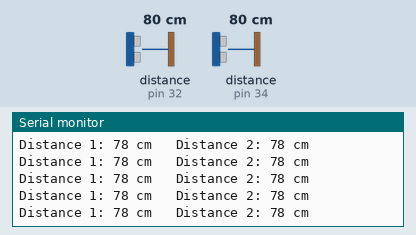
This sketch was run on a simulated Arduino Mega 2560, built with avr-gcc and run on an emulated ATmega2560. Shown: the last lines printed to the serial monitor. Wiring (inferred from the names in the program): 2 × ultrasonic range finder: trigger pin 31, echo pin 32 / trigger pin 33, echo pin 34. The inputs (shaded band) are chosen by the test bench; at power-on: distance to the obstacle (sensors on pin 32, pin 34) 80 cm. The echo pulse lasts 58.3 µs per cm.

Above: at 1.2 s.
1.3 s: distance to the obstacle (sensor on pin 32) set to 2 cm
At 1.42 s:
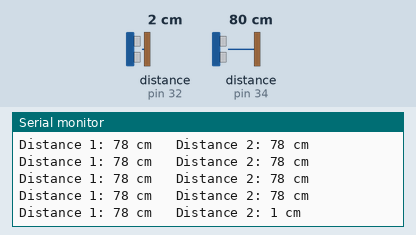
4.3 s: distance to the obstacle (sensor on pin 34) set to 120 cm
At 4.46 s:
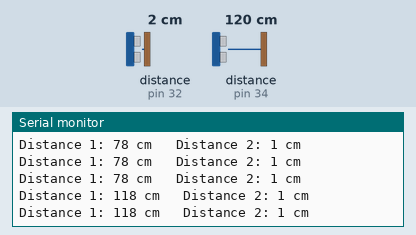
7.3 s: distance to the obstacle (sensor on pin 32) set to 18 cm
At 7.3 s:
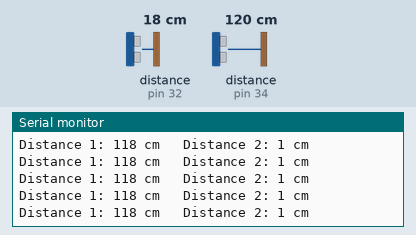
10.3 s: distance to the obstacle (sensor on pin 34) set to 18 cm
At 10.33 s:
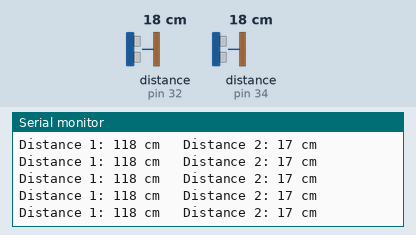
13.3 s: distance to the obstacle (sensor on pin 32) set to 4 cm
At 13.3 s:
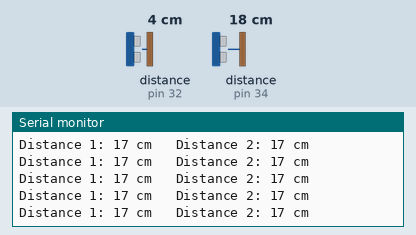
16.3 s: distance to the obstacle (sensor on pin 34) set to 250 cm
At 16.46 s:
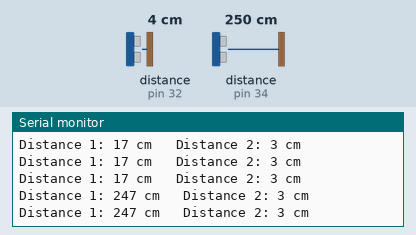
Timing chart, 0 to 19.3 s (numbered marks = the images above; inputs shaded):
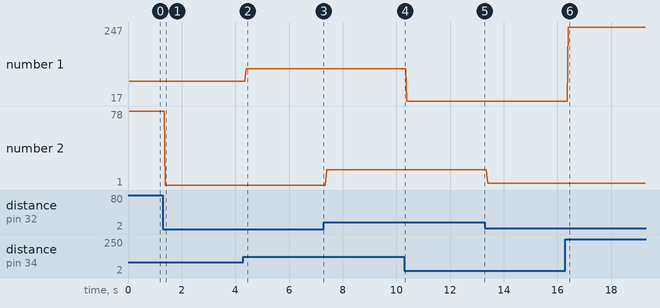

The sketch:

ultra-sonic-sensor-teensy4.1.ino
```cpp
// ---------------------------------------------------------------- //
// Arduino Ultrasoninc Sensor HC-SR04
// Re-writed by Arbi Abdul Jabbaar
// Using Arduino IDE 1.8.7
// Using HC-SR04 Module
// Tested on 17 September 2019
// ---------------------------------------------------------------- //

#define echoPin1 34 // attach pin D2 Arduino to pin Echo of HC-SR04
#define trigPin1 33 //attach pin D3 Arduino to pin Trig of HC-SR04
#define echoPin2 32 // attach pin D2 Arduino to pin Echo of HC-SR04
#define trigPin2 31 //attach pin D3 Arduino to pin Trig of HC-SR04

// defines variables
long duration1; // variable for the duration of sound wave travel
int distance1; // variable for the distance measurement
int distance2;
long duration2;

void setup() {
  pinMode(trigPin1, OUTPUT); // Sets the trigPin as an OUTPUT
  pinMode(echoPin1, INPUT); // Sets the echoPin as an INPUT
  pinMode(trigPin2, OUTPUT);
  pinMode(echoPin2, INPUT);
  Serial.begin(9600); // // Serial Communication is starting with 9600 of baudrate speed
  Serial.println("Ultrasonic Sensor HC-SR04 Test"); // print some text in Serial Monitor
  Serial.println("with Arduino UNO R3");
}
void loop() {

  // Clears the trigPin condition
  digitalWrite(trigPin1, LOW);
  delayMicroseconds(2);
  // Sets the trigPin HIGH (ACTIVE) for 10 microseconds
  digitalWrite(trigPin1, HIGH);
  delayMicroseconds(10);
  digitalWrite(trigPin1, LOW);
  // Reads the echoPin, returns the sound wave travel time in microseconds
  duration1 = pulseIn(echoPin1, HIGH);
  // Calculating the distance
  distance1 = duration1 * 0.034 / 2; // Speed of sound wave divided by 2 (go and back)
  // Displays the distance on the Serial Monitor


  // Clears the trigPin condition
  digitalWrite(trigPin2, LOW);
  delayMicroseconds(2);
  // Sets the trigPin HIGH (ACTIVE) for 10 microseconds
  digitalWrite(trigPin2, HIGH);
  delayMicroseconds(10);
  digitalWrite(trigPin2, LOW);
  // Reads the echoPin, returns the sound wave travel time in microseconds
  duration2 = pulseIn(echoPin2, HIGH);
  // Calculating the distance
  distance2 = duration2 * 0.034 / 2; // Speed of sound wave divided by 2 (go and back)
  // Displays the distance on the Serial Monitor

  Serial.print("Distance 1: ");
  Serial.print(distance1);
  Serial.print(" cm   ");

  Serial.print("Distance 2: ");
  Serial.print(distance2);
  Serial.println(" cm");

}
```

Measured:
- after the input at 1.3 s, the serial monitor: prints a new line after 0.09 s (image 1)
- after the input at 4.3 s, the serial monitor: prints a new line after 0.10 s (image 2)
- after the input at 16.3 s, the serial monitor: prints a new line after 0.10 s (image 6)
- plotted number 1: 78 → 118 after the input at 4.3 s, 17 → 247 after the input at 16.3 s
- plotted number 2: 1 → 17 after the input at 7.3 s, 17 → 3 after the input at 13.3 s
